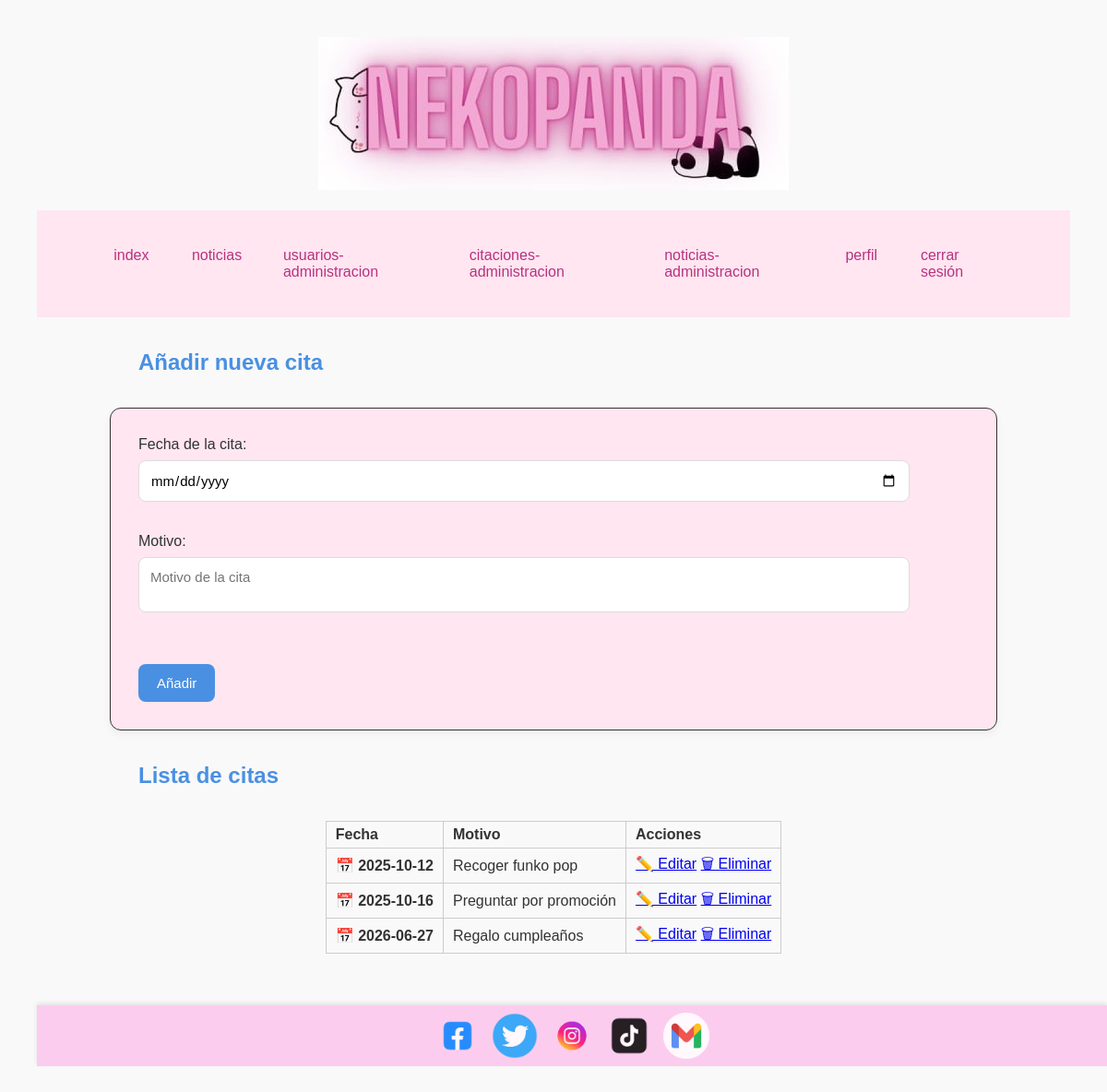
/citaciones.php (signed in), run on the app's committed database.
### tables this page shows
CREATE TABLE `citas` (
  `idCita` int AUTO_INCREMENT PRIMARY KEY,
  `idUser` int NOT NULL,
  `fecha_cita` date NOT NULL,
  `motivo` text,
  FOREIGN KEY (`idUser`) REFERENCES users_data(`idUser`) ON DELETE CASCADE ON UPDATE CASCADE
);

### public/citaciones.php (the view, shortened to what this page needs)
<?php
require_once __DIR__ . '/../configuracion/db.php';
$role = $_SESSION['role'] ?? 'guest';
$current = basename($_SERVER['PHP_SELF']);
function navItem($href, $label, $currentpage) {
    $active = $currentpage === $href ? 'class = "active"' : '';
    return "<li><a href= '{$href}', {$active}>{$label}</a></li>";
}
$stmt = $pdo->query("SELECT * FROM citas ORDER BY fecha_cita ASC");
$citas = $stmt->fetchAll();
?>
<!DOCTYPE html>
<html lang="en">
<head>
    <link rel="stylesheet" href="./css/style.css">
</head>
<body>
    <header>
      <div class="logo">
    <img src="./imagenes/logo.jpg" alt="logo">
  </div><br>
        <nav>
    <ul>
      <?php echo navItem('index.php','index',$current); ?>
      <?php echo navItem('noticias.php','noticias',$current); ?>
      <?php if($role === 'user'): ?>
        <?php echo navItem('citaciones.php','citaciones',$current); ?>
        <?php echo navItem('perfil.php','perfil',$current); ?>
        <?php echo navItem('logout.php','cerrar sesión',$current); ?>
      <?php elseif($role === 'admin'): ?>
        <?php echo navItem('usuarios-administracion.php','usuarios-administracion',$current); ?>
        <?php echo navItem('citas-administracion.php','citaciones-administracion',$current); ?>
        <?php echo navItem('noticias-administracion.php','noticias-administracion',$current); ?>
        <?php echo navItem('perfil.php','perfil',$current); ?>
        <?php echo navItem('logout.php','cerrar sesión',$current); ?>
      <?php else: ?>
        <?php echo navItem('registro.php','registro',$current); ?>
        <?php echo navItem('login.php','login',$current); ?>
      <?php endif; ?>
    </ul>
  </nav>
    </header>
    <main>
    <section class="citas">
    <h2>Añadir nueva cita</h2>
    <form method="post">
      <label>Fecha de la cita: </label><input type="date" name="fecha_cita" required></label><br><br>
      <label>Motivo: <br></label><textarea name="motivo" placeholder="Motivo de la cita" required></textarea></label><br><br><br>
      <button type="submit" name="crear">Añadir</button>
    </form>
    <h2>Lista de citas</h2>
    <table>
  <tr>
    <th>Fecha</th>
    <th>Motivo</th>
    <th>Acciones</th>
  </tr>
  <?php foreach ($citas as $row): ?>
  <tr>
    <td><strong>📅 <?= $row['fecha_cita'] ?></strong>
    <td><?= $row['motivo'] ?></td></td>
    <td>
      <a href="citaciones.php?editar=<?= $row['idCita'] ?>">✏️ Editar</a>
      <a href="citaciones.php?eliminar=<?= $row['idCita'] ?>" onclick="return confirm('¿Seguro que deseas eliminar esta cita?')">🗑 Eliminar</a>
    </td>
  </tr>
  <?php endforeach; ?>
</table>
  </section>
    </main><br><br>
    <footer>
        <div class="social-icons">
      <a href="https://www.facebook.com/" target="_blank"><img src="./imagenes/facebook.png"></a>
      <a href="https://x.com/" target="_blank"><img src="./imagenes/twitter.png"></a>
      <a href="https://www.instagram.com/" target="_blank"><img src="./imagenes/instagram.png"></a>
      <a href="https://www.tiktok.com/" target="_blank"><img src="./imagenes/tiktok.png"></a>
      <a href="mailto:irenerogas@gmail.com" target="_blank"><img src="./imagenes/gmail.png"></a>
    </div>
    </footer>
</body>
</html>

### public/css/style.css (style rules this page uses)
* { margin: 2; padding: 0; font-family: "Arial", sans-serif; }
body { background: #f9f9f9; color: #333; justify-content: center; align-items: center; padding: 2rem; }
.logo { text-align: center; }
nav { background: #ffe6f0; padding: 1rem 4rem; }
nav ul { list-style: none; display: flex; justify-content: center; gap: 1rem; }
nav li { border-radius: 999px; overflow: hidden; }
nav a { display: inline-block; padding: 0.5rem 1.2rem; border-radius: 999px; text-decoration: none; color: #b83280; font-weight: 500; transition: background 0.3s ease, color 0.3s ease; }
h2 { color: #4A90E2; text-align: left; margin: 20px auto; max-width: 900px; padding: 15px; }
form { background: #ffe6f0; padding: 30px; margin: 20px auto; border-radius: 12px; box-shadow: 0 4px 10px rgba(0,0,0,0.05); border: 1px solid #333; max-width: 900px; }
form input[type="text"], form input[type="date"], form input[type="file"], form textarea, form select, form input[type="email"], form input[type="password"], form textarea { width: 90%; padding: 12px; margin: 8px 0 16px 0; border: 1px solid #ddd; border-radius: 8px; font-size: 15px; transition: border 0.3s, box-shadow 0.3s; resize: none; }
form button { background: #4A90E2; color: white; border: none; padding: 12px 20px; font-size: 15px; border-radius: 8px; cursor: pointer; transition: background 0.3s; }
table { margin: 20px auto; border-collapse: collapse; border: 1px solid #ccc; width: auto; }
table th, table td { border: 1px solid #ccc; padding: 5px 10px; text-align: left; }
footer { width: 100%; background-color: rgb(252, 204, 238); padding: 8px 20px; box-shadow: 0 -2px 5px rgba(0,0,0,0.1); display: flex; justify-content: center; align-items: center; }
.social-icons { display: flex; gap: 12px; }
.social-icons a img { width: 50px; height: 50px; object-fit: contain; display: block; opacity: 0.85; transition: opacity 0.3s ease, transform 0.2s ease; }

### data on the page
citas: fecha_cita "2025-10-12", motivo "Recoger funko pop"
citas: fecha_cita "2025-10-16", motivo "Preguntar por promoción"
citas: fecha_cita "2026-06-27", motivo "Regalo cumpleaños"

### other printed values
$label "index noticias usuarios-administracion citaciones-administracion noticias-administracion perfil cerrar sesión"
